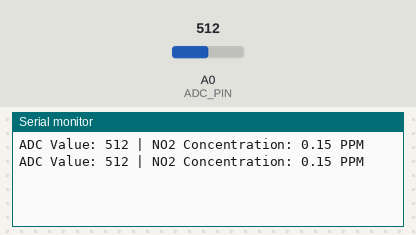
Bench run of a sketch on a simulated Arduino Uno, built with avr-gcc and run on an emulated ATmega328P. On the bench: the last lines printed to the serial monitor. The inputs (shaded band) are chosen by the test bench; at power-on: A0 (ADC_PIN) = 512.

Above: at 1.4 s.
1.5 s: A0 (ADC_PIN) set to 0
At 3.0 s:
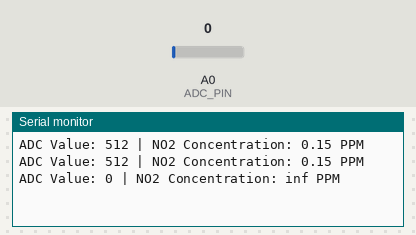
4.7 s: A0 (ADC_PIN) set to 122
At 5.8 s:
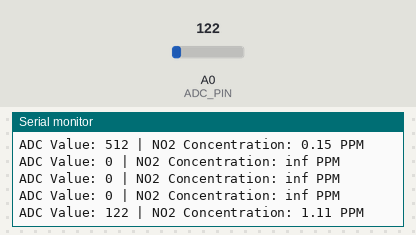

The sketch:

Codigo_NO2_nolibrary.ino
```cpp
#define ADC_PIN A0
#define POWER_PIN 10

const float Vcc = 5.0;           // Supply voltage
const float Rl = 10.0;           // Load resistance in kOhms (820 Ω from the datasheet)
const float Vadc_max = 1023.0;   // ADC max value (10-bit ADC)
const float NO2_Rs0 = 10.0;      // Typical sensor resistance in clean air for NO2 (value from the datasheet)

// Function to read the analog voltage
float readSensorVoltage(int pin) {
  int sensorValue = analogRead(pin);
  float voltage = sensorValue * (Vcc / Vadc_max);
  return voltage;
}

// Function to calculate the sensor resistance
float calculateSensorResistance(float Vrl) {
  float Rs = ((Vcc - Vrl) / Vrl) * Rl;
  return Rs;
}

// Function to calculate NO2 PPM using the datasheet's characteristic curve
float calculateNO2PPM(float Rs) {
  // Using the relationship provided in the datasheet
  float ratio = Rs / NO2_Rs0;
  float ppm = (3.0 / 20.0) * ratio; // Adjusted based on actual datasheet curve
  return ppm;
}

void setup() {
  Serial.begin(115200);
  pinMode(POWER_PIN, OUTPUT);
  digitalWrite(POWER_PIN, LOW); // Power on the sensor
  delay(200); // Allow the sensor to warm up for 1 minute
}

void loop() {
  int sensorValue = analogRead(ADC_PIN);
  float Vrl = sensorValue * (Vcc / Vadc_max);
  float Rs = calculateSensorResistance(Vrl);
  float NO2_ppm = calculateNO2PPM(Rs);

  Serial.print("ADC Value: ");
  Serial.print(sensorValue);
  Serial.print(" | NO2 Concentration: ");
  Serial.print(NO2_ppm);
  Serial.println(" PPM");

  delay(1000);
}
```

Measured:
- after the input at 1.5 s, the serial monitor: prints a new line after 0.70 s (image 1)
- after the input at 4.7 s, the serial monitor: prints a new line after 0.50 s (image 2)
